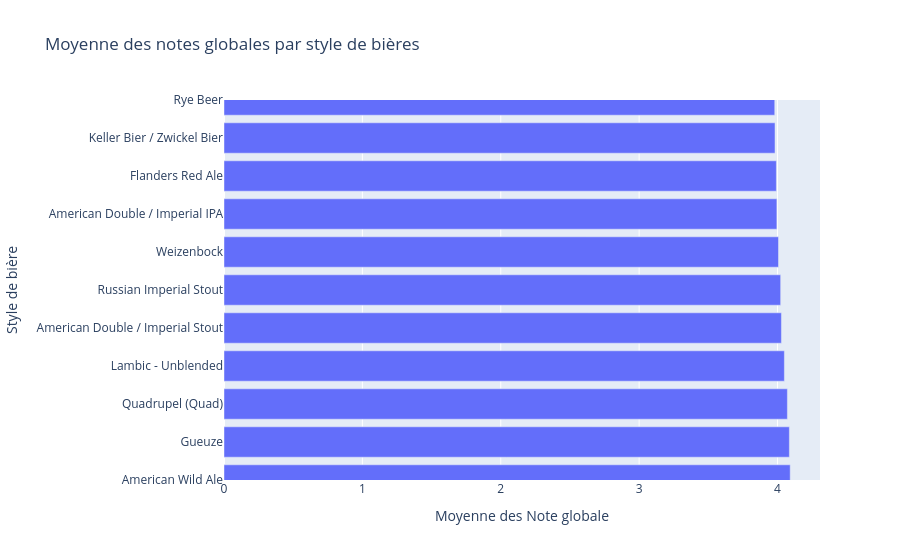

Notebook source saved alongside this figure:
### Markdown cell above
# Top 10 des styles de bières les mieux notés

### Code cell
beer_style_ratings = df.groupby('beer_style')['review_overall'].mean().sort_values(ascending=False).reset_index()
fig = px.bar(beer_style_ratings, y='beer_style', x='review_overall', orientation='h', title='Moyenne des notes globales par style de bières')
fig.update_xaxes(title_text='Moyenne des Note globale')
fig.update_yaxes(title_text='Style de bière')
fig.update_yaxes(range=[0,10])
fig.show()

### Figure 1 — Plotly figure (JSON) as saved in the notebook; plotly's stock layout.template omitted (floating-point values rounded to 4 significant figures)
{"data": [{"alignmentgroup": "True", "hovertemplate": "review_overall=%{x}<br>beer_style=%{y}<extra></extra>", "legendgroup": "", "marker": {"color": "#636efa", "pattern": {"shape": ""}}, "name": "", "offsetgroup": "", "orientation": "h", "showlegend": false, "textposition": "auto", "type": "bar", "x": [4.092, 4.086, 4.071, 4.05, 4.028, 4.023, 4.007, 3.995, 3.992, 3.982, 3.98, 3.976, 3.964, 3.963, 3.961, 3.958, 3.957, 3.945, 3.945, 3.933, 3.93, 3.922, 3.915, 3.914, 3.912, 3.902, 3.901, 3.898, 3.896, 3.896, 3.895, 3.89, 3.89, 3.879, 3.878, 3.874, 3.872, 3.872, 3.867, 3.862, 3.858, 3.857, 3.856, 3.853, 3.85, 3.849, 3.845, 3.837, 3.834, 3.832, 3.828, 3.824, 3.819, 3.814, 3.795, 3.792, 3.789, 3.784, 3.782, 3.78, 3.779, 3.778, 3.776, 3.771, 3.762, 3.76, 3.758, 3.748, 3.748, 3.73, 3.726, 3.723, 3.713, 3.704, 3.7, 3.69, 3.687, 3.685, 3.66, 3.651, 3.648, 3.648, 3.645, 3.644, 3.618, 3.602, 3.601, 3.59, 3.56, 3.487, 3.47, 3.413, 3.412, 3.409, 3.361, 3.204, 3.121, 3.113, 2.998, 2.915, 2.864, 2.697, 2.678, 2.577], "xaxis": "x", "y": ["American Wild Ale", "Gueuze", "Quadrupel (Quad)", "Lambic - Unblended", "American Double / Imperial Stout", "Russian Imperial Stout", "Weizenbock", "American Double / Imperial IPA", "Flanders Red Ale", "Keller Bier / Zwickel Bier", "Rye Beer", "Eisbock", "American IPA", "Saison / Farmhouse Ale", "Gose", "Baltic Porter", "Belgian IPA", "Roggenbier", "Oatmeal Stout", "American Black Ale", "Hefeweizen", "Dubbel", "English Porter", "Tripel", "Belgian Strong Dark Ale", "Flanders Oud Bruin", "Berliner Weissbier", "Old Ale", "American Barleywine", "Belgian Strong Pale Ale", "American Porter", "Milk / Sweet Stout", "Lambic - Fruit", "Bière de Garde", "Foreign / Export Stout", "Scotch Ale / Wee Heavy", "Doppelbock", "American Strong Ale", "Munich Helles Lager", "American Stout", "American Double / Imperial Pilsner", "Dunkelweizen", "American Brown Ale", "American Pale Ale (APA)", "English Barleywine", "California Common / Steam Beer", "Extra Special / Strong Bitter (ESB)", "English Dark Mild Ale", "Schwarzbier", "Dortmunder / Export Lager", "Maibock / Helles Bock", "Altbier", "Belgian Pale Ale", "Wheatwine", "Czech Pilsener", "Rauchbier", "Kölsch", "English Strong Ale", "English Bitter", "Irish Dry Stout", "American Amber / Red Ale", "Scottish Ale", "Witbier", "Märzen / Oktoberfest", "English Brown Ale", "Vienna Lager", "Smoked Beer", "Belgian Dark Ale", "English Stout", "German Pilsener", "English India Pale Ale (IPA)", "Kristalweizen", "Munich Dunkel Lager", "Winter Warmer", "Sahti", "Irish Red Ale", "Scottish Gruit / Ancient Herbed Ale", "English Pale Ale", "English Pale Mild Ale", "Braggot", "Bock", "Bière de Champagne / Bière Brut", "American Pale Wheat Ale", "American Dark Wheat Ale", "Pumpkin Ale", "Cream Ale", "Faro", "American Blonde Ale", "American Amber / Red Lager", "Black & Tan", "Herbed / Spiced Beer", "Fruit / Vegetable Beer", "Euro Dark Lager", "American Pale Lager", "Kvass", "Euro Pale Lager", "Japanese Rice Lager", "Chile Beer", "American Adjunct Lager", "Happoshu", "Euro Strong Lager", "Light Lager", "American Malt Liquor", "Low Alcohol Beer"], "yaxis": "y"}], "layout": {"barmode": "relative", "legend": {"tracegroupgap": 0}, "title": {"text": "Moyenne des notes globales par style de bières"}, "xaxis": {"anchor": "y", "domain": [0, 1], "title": {"text": "Moyenne des Note globale"}}, "yaxis": {"anchor": "x", "domain": [0, 1], "range": [0, 10], "title": {"text": "Style de bière"}}}}
